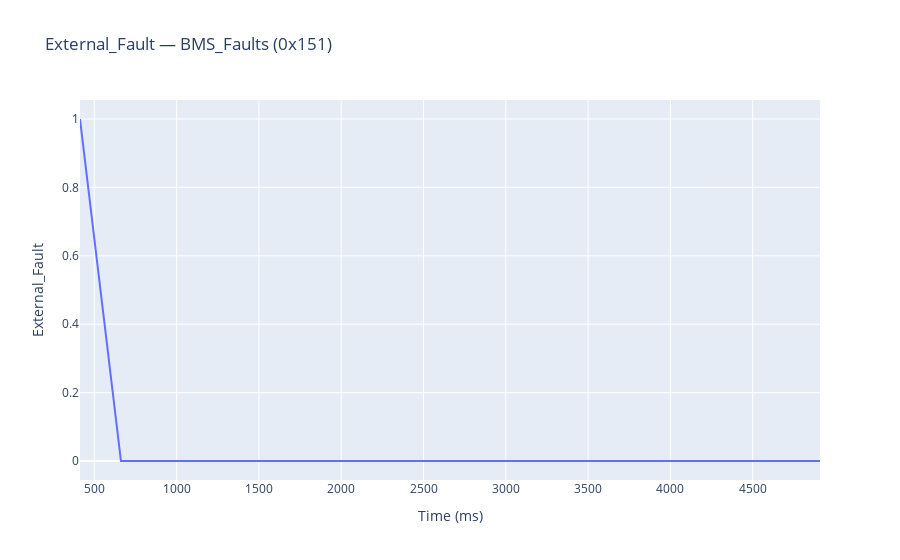
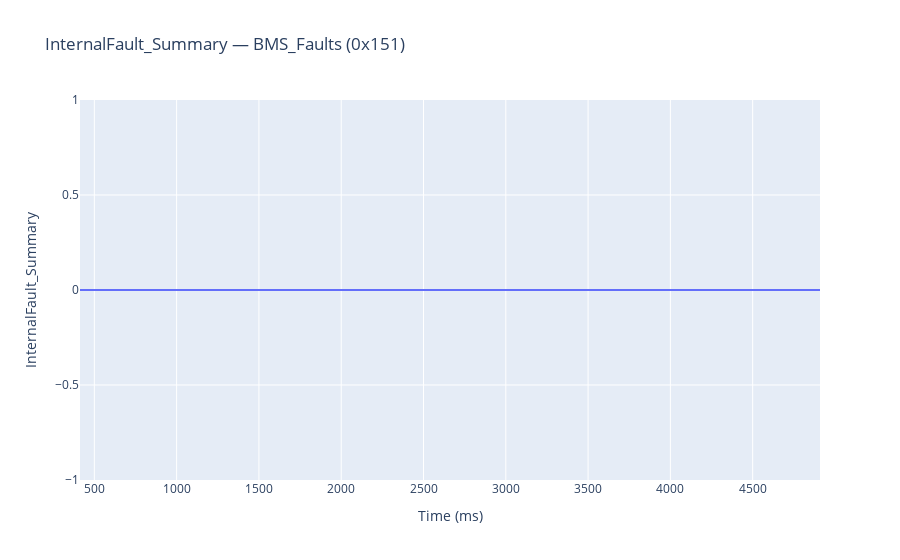
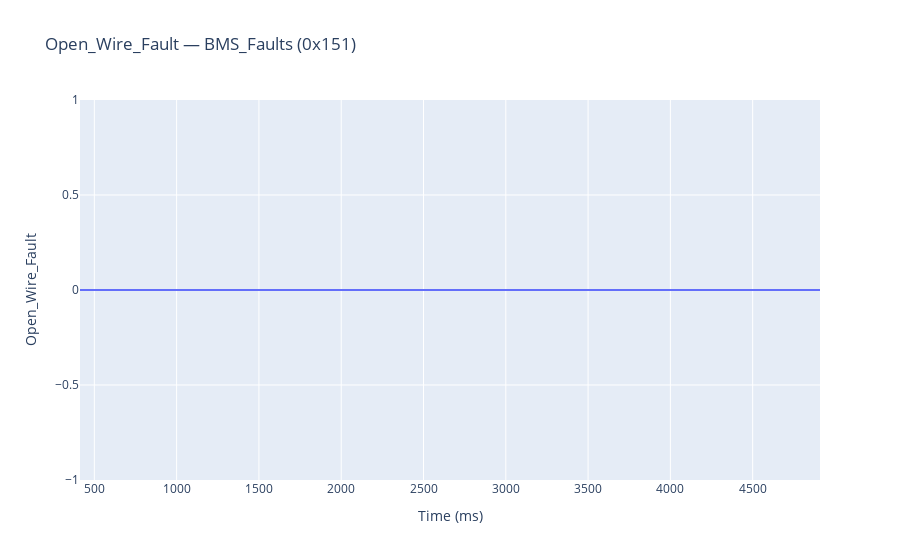
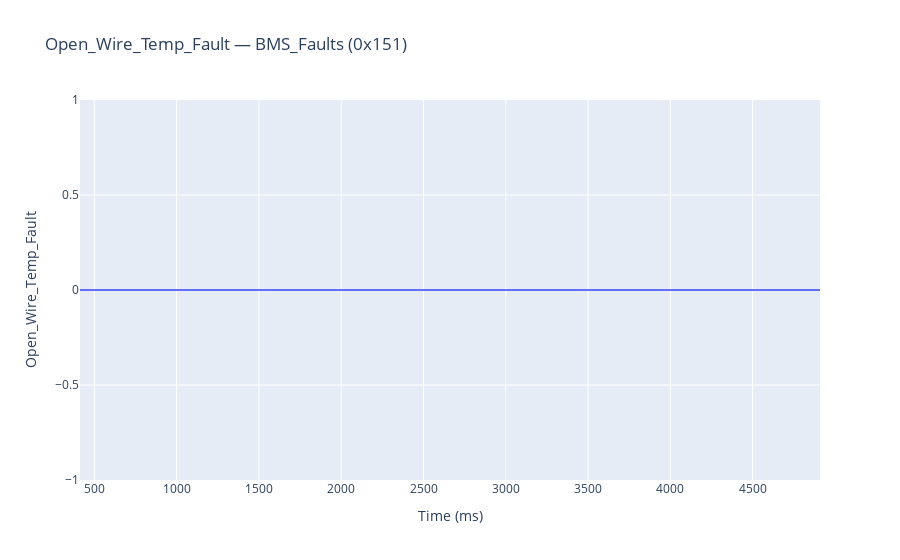

Notebook code for these charts, in order:
### Markdown cell above
## 3. Graph all signals

Loops over every unique (message, signal) pair in the DataFrame and creates an interactive plot for each. Skips if data is empty.

### Code cell
# Loop over every unique (message, signal) pair and plot each one
# Skips entirely if no signals were decoded
if df.empty:
    print("No signals decoded.")
else:
    for (msg_name, sig_name), group in df.groupby(["message_name", "signal_name"]):
        msg_id = group["message_id"].iloc[0]
        plot_signal(group, sig_name, msg_name, msg_id)

### Figure 1 — Plotly figure (JSON) as saved in the notebook; plotly's stock layout.template omitted (floating-point values rounded to 4 significant figures)
{"data": [{"hovertemplate": "Time (ms)=%{x}<br>External_Fault=%{y}<extra></extra>", "legendgroup": "", "line": {"color": "#636efa", "dash": "solid"}, "marker": {"symbol": "circle"}, "mode": "lines", "name": "", "orientation": "v", "showlegend": false, "type": "scatter", "x": [413, 662, 912, 1162, 1412, 1662, 1911, 2161, 2411, 2661, 2910, 3160, 3410, 3660, 3910, 4159, 4409, 4659, 4909], "xaxis": "x", "y": [1.0, 0.0, 0.0, 0.0, 0.0, 0.0, 0.0, 0.0, 0.0, 0.0, 0.0, 0.0, 0.0, 0.0, 0.0, 0.0, 0.0, 0.0, 0.0], "yaxis": "y"}], "layout": {"legend": {"tracegroupgap": 0}, "title": {"text": "External_Fault — BMS_Faults (0x151)"}, "xaxis": {"anchor": "y", "domain": [0, 1], "title": {"text": "Time (ms)"}}, "yaxis": {"anchor": "x", "domain": [0, 1], "title": {"text": "External_Fault"}}}}

### Figure 2 — Plotly figure (JSON) as saved in the notebook; plotly's stock layout.template omitted (floating-point values rounded to 4 significant figures)
{"data": [{"hovertemplate": "Time (ms)=%{x}<br>InternalFault_Summary=%{y}<extra></extra>", "legendgroup": "", "line": {"color": "#636efa", "dash": "solid"}, "marker": {"symbol": "circle"}, "mode": "lines", "name": "", "orientation": "v", "showlegend": false, "type": "scatter", "x": [413, 662, 912, 1162, 1412, 1662, 1911, 2161, 2411, 2661, 2910, 3160, 3410, 3660, 3910, 4159, 4409, 4659, 4909], "xaxis": "x", "y": [0.0, 0.0, 0.0, 0.0, 0.0, 0.0, 0.0, 0.0, 0.0, 0.0, 0.0, 0.0, 0.0, 0.0, 0.0, 0.0, 0.0, 0.0, 0.0], "yaxis": "y"}], "layout": {"legend": {"tracegroupgap": 0}, "title": {"text": "InternalFault_Summary — BMS_Faults (0x151)"}, "xaxis": {"anchor": "y", "domain": [0, 1], "title": {"text": "Time (ms)"}}, "yaxis": {"anchor": "x", "domain": [0, 1], "title": {"text": "InternalFault_Summary"}}}}

### Figure 3 — Plotly figure (JSON) as saved in the notebook; plotly's stock layout.template omitted (floating-point values rounded to 4 significant figures)
{"data": [{"hovertemplate": "Time (ms)=%{x}<br>Open_Wire_Fault=%{y}<extra></extra>", "legendgroup": "", "line": {"color": "#636efa", "dash": "solid"}, "marker": {"symbol": "circle"}, "mode": "lines", "name": "", "orientation": "v", "showlegend": false, "type": "scatter", "x": [413, 662, 912, 1162, 1412, 1662, 1911, 2161, 2411, 2661, 2910, 3160, 3410, 3660, 3910, 4159, 4409, 4659, 4909], "xaxis": "x", "y": [0.0, 0.0, 0.0, 0.0, 0.0, 0.0, 0.0, 0.0, 0.0, 0.0, 0.0, 0.0, 0.0, 0.0, 0.0, 0.0, 0.0, 0.0, 0.0], "yaxis": "y"}], "layout": {"legend": {"tracegroupgap": 0}, "title": {"text": "Open_Wire_Fault — BMS_Faults (0x151)"}, "xaxis": {"anchor": "y", "domain": [0, 1], "title": {"text": "Time (ms)"}}, "yaxis": {"anchor": "x", "domain": [0, 1], "title": {"text": "Open_Wire_Fault"}}}}

### Figure 4 — Plotly figure (JSON) as saved in the notebook; plotly's stock layout.template omitted (floating-point values rounded to 4 significant figures)
{"data": [{"hovertemplate": "Time (ms)=%{x}<br>Open_Wire_Temp_Fault=%{y}<extra></extra>", "legendgroup": "", "line": {"color": "#636efa", "dash": "solid"}, "marker": {"symbol": "circle"}, "mode": "lines", "name": "", "orientation": "v", "showlegend": false, "type": "scatter", "x": [413, 662, 912, 1162, 1412, 1662, 1911, 2161, 2411, 2661, 2910, 3160, 3410, 3660, 3910, 4159, 4409, 4659, 4909], "xaxis": "x", "y": [0.0, 0.0, 0.0, 0.0, 0.0, 0.0, 0.0, 0.0, 0.0, 0.0, 0.0, 0.0, 0.0, 0.0, 0.0, 0.0, 0.0, 0.0, 0.0], "yaxis": "y"}], "layout": {"legend": {"tracegroupgap": 0}, "title": {"text": "Open_Wire_Temp_Fault — BMS_Faults (0x151)"}, "xaxis": {"anchor": "y", "domain": [0, 1], "title": {"text": "Time (ms)"}}, "yaxis": {"anchor": "x", "domain": [0, 1], "title": {"text": "Open_Wire_Temp_Fault"}}}}
